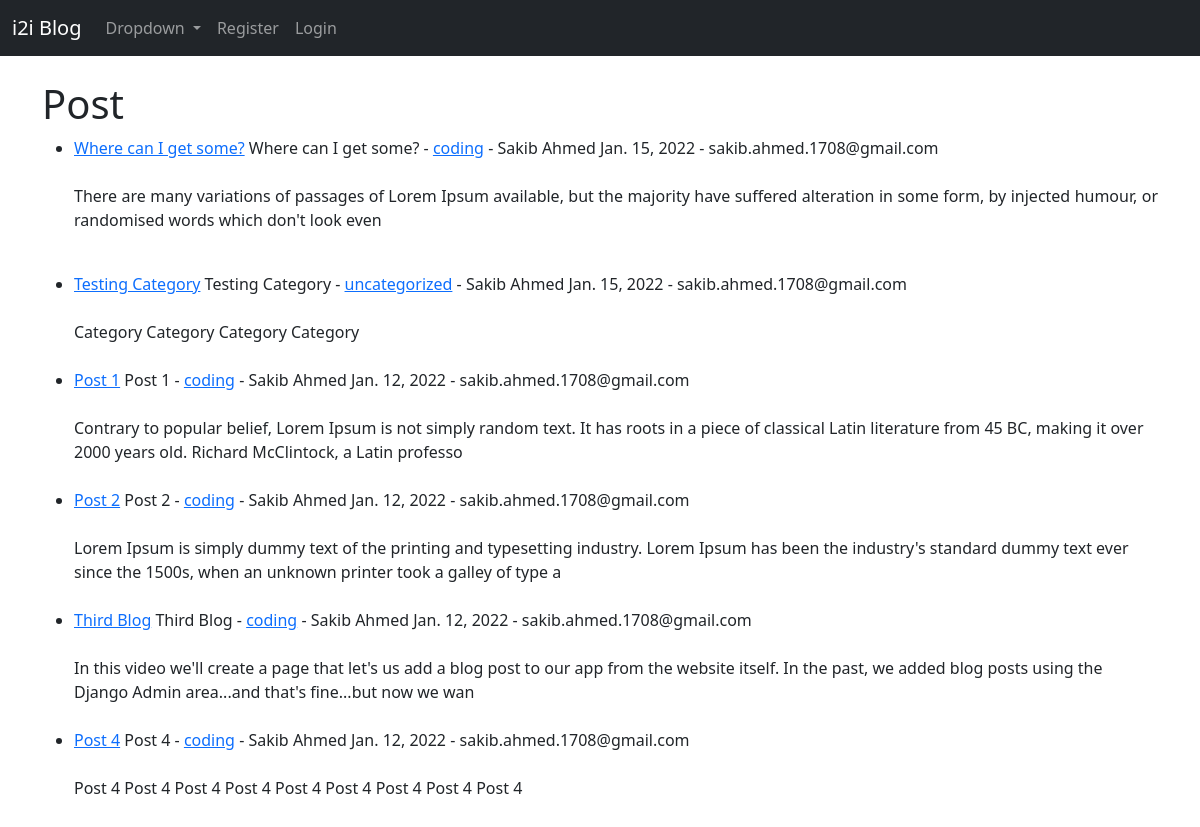
Before: / with the older database file.
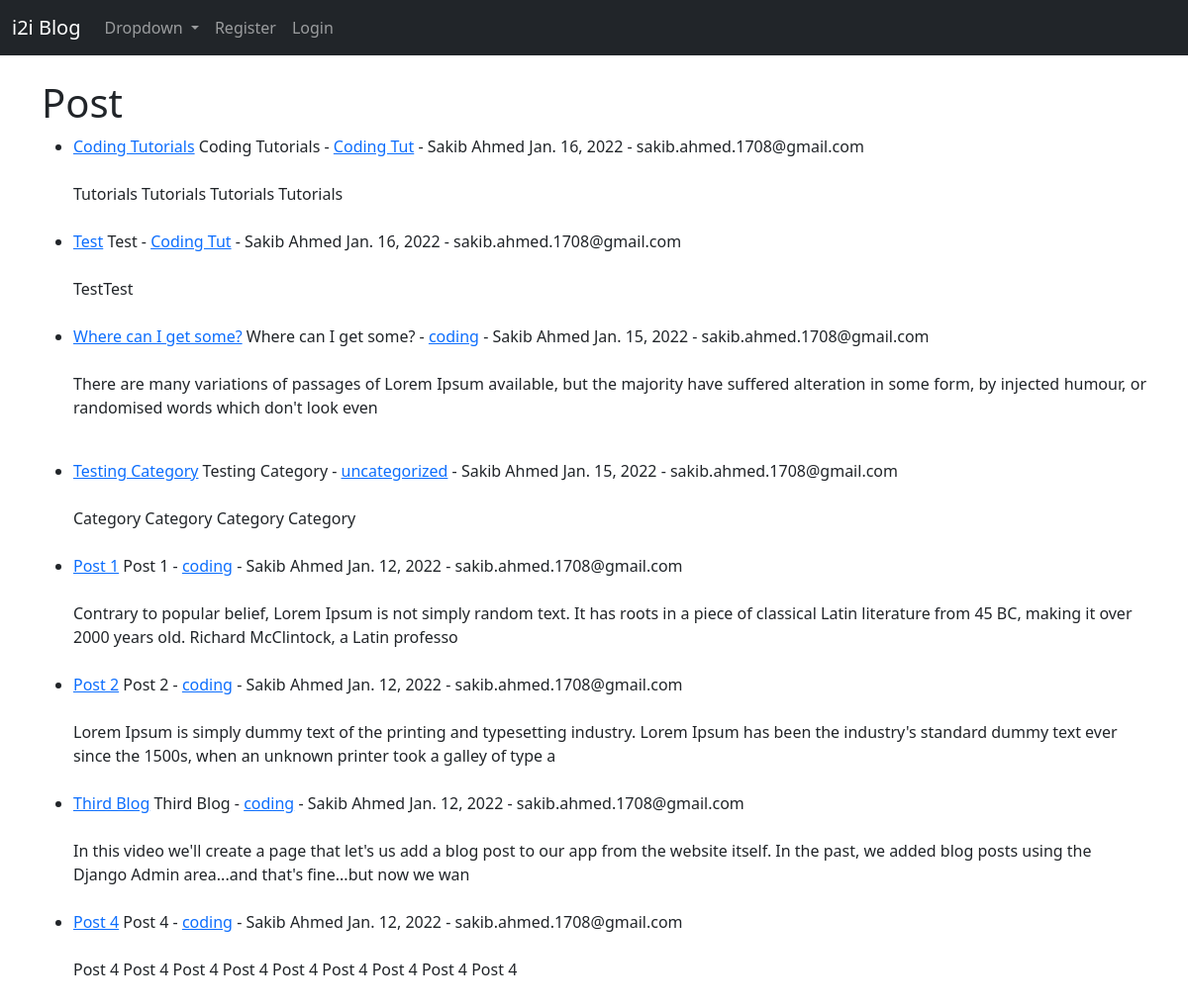
After: the same page with the newer database file.
### theblog/models.py (models this page shows, shortened)
class Post(models.Model):
    title = models.CharField(max_length=255)
    title_tag = models.CharField(max_length=255)
    author = models.ForeignKey(User, on_delete=models.CASCADE)
    body = models.TextField()
    post_date = models.DateField(auto_now_add=True)
    category = models.CharField(max_length=255, default='coding')

### theblog/views.py (the view)
class HomeView(ListView):
    model = Post
    template_name = "home.html"
    ordering = ['-post_date']

### theblog/templates/home.html (shortened to what this page needs)
<!DOCTYPE html>
<html lang="en">
  <head>
    {% extends 'base.html' %}
    {% block content %}
    <h1>Post</h1>
    <ul>
      {% for post in object_list %}
      <li>
        <a href="{% url 'article-detail' post.pk %}">{{ post.title }}</a>
        {{ post.title }}
         - <a href="{% url 'category' post.category|slugify %}">{{ post.category}}</a>
         - {{ post.author.first_name }}
        {{post.author.last_name}} {{ post.post_date }} -  {{ post.author.email }}<br /><br />
        {{ post.body|slice:":200"|safe }}<br /><br />
      </li>
      {% endfor%}
    </ul>
    {% endblock %}

### theblog/templates/base.html (shortened to what this page needs)
<!DOCTYPE html>
<html lang="en">
  <head>
    <link
      href="https://cdn.jsdelivr.net/npm/bootstrap@5.1.3/dist/css/bootstrap.min.css"
      rel="stylesheet"
    />
  </head>
  <body>
    <nav class="navbar navbar-expand-lg navbar-dark bg-dark">
      <div class="container-fluid">
        <a class="navbar-brand" href="{% url 'home' %}">i2i Blog</a>
        <div class="collapse navbar-collapse" id="navbarSupportedContent">
          <ul class="navbar-nav me-auto mb-2 mb-lg-0">
            <li class="nav-item dropdown">
              <a
                class="nav-link dropdown-toggle"
                href="#"
                id="navbarDropdown"
                role="button"
                data-toggle="dropdown"
                aria-haspopup="true"
                aria-expanded="false"
              >
                Dropdown
              </a>
            </li>
            {% if user.is_authenticated %}
            <li class="nav-item">
              <a class="nav-link" href="{% url 'add_post' %}">Add Post</a>
            </li>
            <li class="nav-item">
              <a class="nav-link" href="{% url 'add_category' %}"
                >Add Category</a
              >
            </li>
            <li class="nav-item">
              <a class="nav-link" href="{% url 'logout' %}">Logout</a>
            </li>
            {% else %}
            <li class="nav-item">
              <a class="nav-link" href="{% url 'register' %}">Register</a>
            </li>
            <li class="nav-item">
              <a class="nav-link" href="{% url 'login' %}">Login</a>
            </li>
            {% endif %}
          </ul>
        </div>
      </div>
    </nav>
    <br />
    <div class="container">{% block content %} {% endblock %}</div>
  </body>
</html>

Changed rows visible on the page:
added Post: title "Coding Tutorials", category "Coding Tut", author.first_name "Sakib", author.last_name "Ahmed", post_date "Jan. 16, 2022", author.email "sakib.ahmed.1708@gmail.com", body "Tutorials Tutorials Tutorials Tutorials"
added Post: title "Test", category "Coding Tut", author.first_name "Sakib", author.last_name "Ahmed", post_date "Jan. 16, 2022", author.email "sakib.ahmed.1708@gmail.com", body "TestTest"
